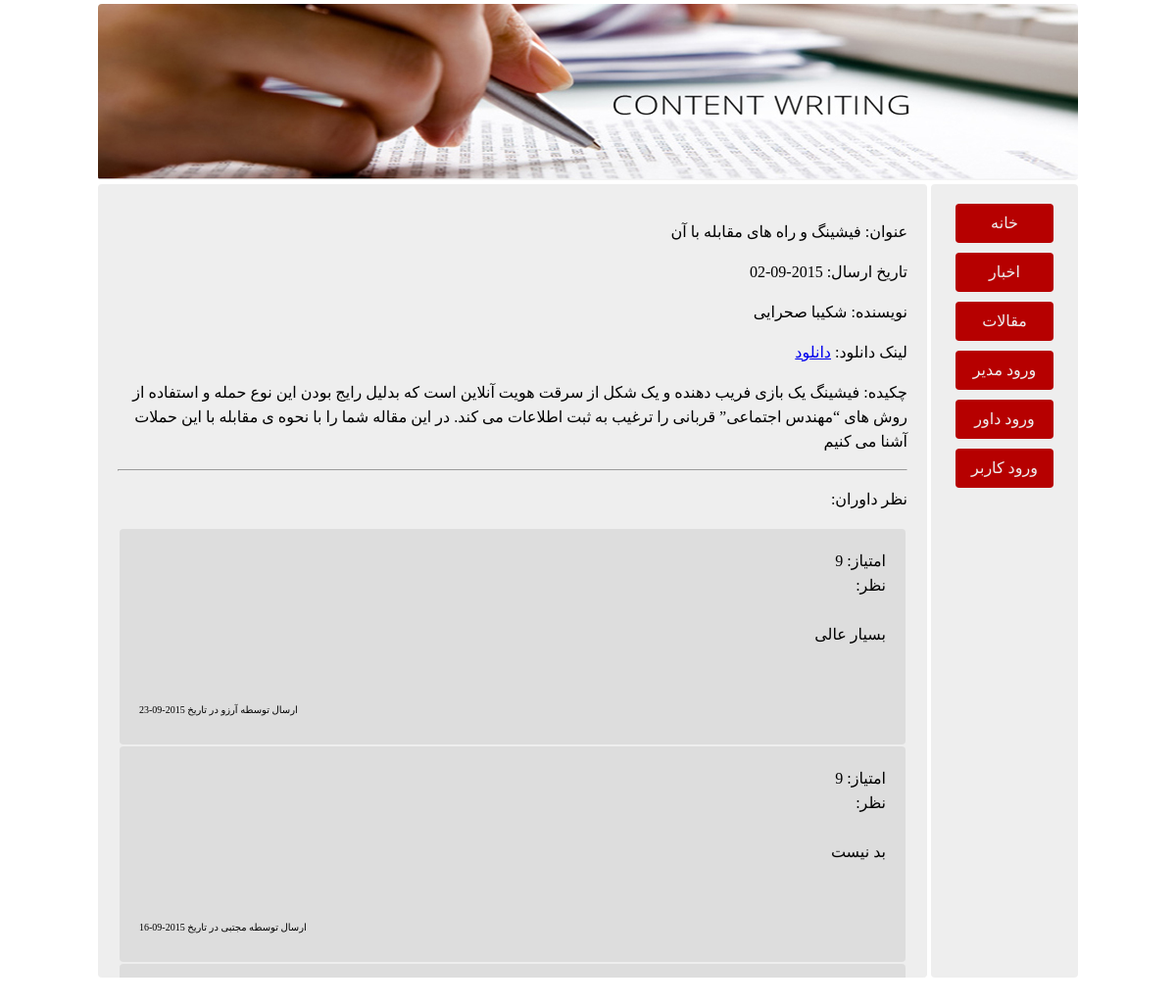
Screenshot of /paper.php?paper=25 with the database file from the repository.
### tables this page shows
CREATE TABLE IF NOT EXISTS `papers` (
  `id` int(11) NOT NULL AUTO_INCREMENT,
  `user` int(11) NOT NULL,
  `subject` varchar(1024) NOT NULL,
  `date` date NOT NULL,
  `summary` varchar(10240) NOT NULL,
  `accept` int(11) DEFAULT NULL,
  PRIMARY KEY (`id`)
);

CREATE TABLE IF NOT EXISTS `users` (
  `id` int(11) NOT NULL AUTO_INCREMENT,
  `name` varchar(20) NOT NULL,
  `family` varchar(20) NOT NULL,
  `username` varchar(20) NOT NULL,
  `password` varchar(20) NOT NULL,
  `tel` int(11) NOT NULL,
  `email` text NOT NULL,
  `address` varchar(20) NOT NULL,
  `degree` varchar(20) NOT NULL,
  `accept` int(11) NOT NULL,
  PRIMARY KEY (`id`)
);

CREATE TABLE IF NOT EXISTS `comments` (
  `id` int(11) NOT NULL AUTO_INCREMENT,
  `judge` int(11) NOT NULL,
  `paper` int(11) NOT NULL,
  `text` varchar(100) NOT NULL,
  `date` date NOT NULL,
  `rate` int(11) NOT NULL,
  PRIMARY KEY (`id`)
);

CREATE TABLE IF NOT EXISTS `judges` (
  `id` int(11) NOT NULL AUTO_INCREMENT,
  `name` varchar(20) NOT NULL,
  `family` varchar(20) NOT NULL,
  `username` varchar(20) NOT NULL,
  `password` varchar(20) NOT NULL,
  `tel` bigint(20) unsigned NOT NULL,
  `email` varchar(30) NOT NULL,
  `address` varchar(30) NOT NULL,
  PRIMARY KEY (`id`)
);

### src/paper.php (the view)
<?php
include "com/conn.php";
include "com/home.php";
$id = $_GET['paper'];
$sql = "
    SELECT
        papers.id,
        users.name,
        users.family,
        papers.date,
        papers.subject,
        papers.summary
    FROM
        papers
    JOIN
        users
    ON
        papers.user = users.id
    WHERE
        papers.id='$id'";
$res = $db->query($sql);
$paper = $res->fetch();
$sql = "
    SELECT
        comments.paper,
        judges.name,
        judges.family,
        comments.text,
        comments.date,
        comments.rate
    FROM
        comments
    JOIN
        judges
    ON
        comments.judge=judges.id
    WHERE
        comments.paper=$id";
$res = $db->query($sql);
$comments = $res->fetchAll();
?>
<div id="content">
    <p>عنوان: <span><?php echo $paper['subject'] ?></span></p>
    <p>تاریخ ارسال: <span><?php echo $paper['date'] ?></span></p>
    <p>نویسنده: <span><?php echo $paper['name'] . " " . $paper['family'] ?></span></p>
    <p>لینک دانلود: <a href="files/<?php echo $paper['id'] ?>.pdf">دانلود</a></p>
    <p>چکیده: <span><?php echo $paper['summary'] ?></span></p>
    <hr>
    <p>نظر داوران:</p>
    <table>
        <?php foreach ($comments as $row) { ?>
            <tr>
                <td class="row">
                    <p>امتیاز: <span><?php echo $row['rate'] ?></span></p>
                    <p>نظر: </p><br>
                    <?php echo $row['text'] ?>
                    <br><br><br>
                    <span class="author">ارسال توسطه <?php echo $row['name'] ?> در تاریخ <?php echo $row['date'] ?></span>
                </td>
            </tr>
        <?php } ?>
    </table>
</div>

### src/css/index.css (style rules this page uses)
body { margin-bottom: 20px; margin-right: auto; text-align: center; margin-left: auto; margin-top: 4px; width: 1000px; padding: 0; }
#nav, #footer, #content { background-color: #EEE; border-radius: 4px; padding-top: 20px; }
#content { margin-right: 154px; padding-right: 20px; padding-left: 20px; text-align: right; overflow: auto; height: 790px; width: 806px; line-height: 25px; }
table { width: 100%; }
td.row { background-color: #DDD; border-radius: 4px; padding: 20px; }
td.row p { white-space: nowrap; max-width: 620px; overflow: hidden; margin: 0; }
.author { font-size: 10px; line-height: 30px; float: left; }

### rows the page displays
papers: subject "فیشینگ و راه های مقابله با آن", date "2015-09-02", users.name "شکیبا", users.family "صحرایی", summary "فیشینگ یک بازی فریب دهنده و یک شکل از سرقت هویت آنلاین است که بدلیل رایج بودن این نوع حمله و استفاده از روش های “مهندس اجتماعی” قربانی را ترغیب به ثبت اطلاعات می کند. در این مقاله شما را با نحوه ی مقابله با این حملات آشنا می کنیم"
comments: rate "9", text "بسیار عالی", judges.name "آرزو", date "2015-09-23"
comments: rate "9", text "بد نیست", judges.name "مجتبی", date "2015-09-16"
